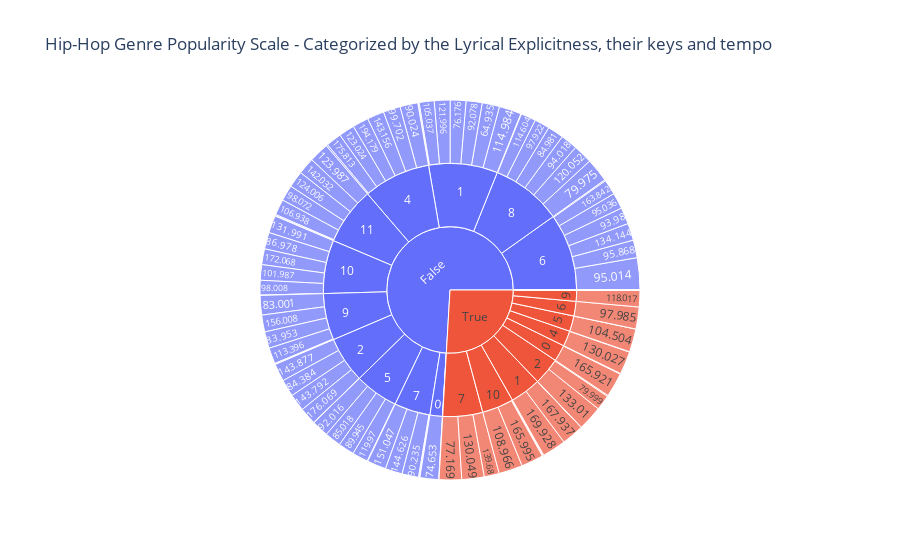

The notebook cell saved with this chart:
### Markdown cell above
According to the scatter plot we created, the darker colors represent lower valence, while the lighter colors indicate higher valence for hip-hop songs. You can see that most of the songs are in lighter colors, suggesting they have a higher valence. Hip-hop songs have a mean valence of approximately 0.569016, with 75% of the songs having a valence of 0.744250. Compared to the previous genres, this indicates that hip-hop has a more positive mood than both rock and pop.

### Code cell
fig = px.sunburst(hh_visuals, path=['explicit', 'key', 'tempo'], values='popularity',
                  title='Hip-Hop Genre Popularity Scale - Categorized by the Lyrical Explicitness, their keys and tempo')
#the values here start from center to outer and its popularity is viewed via hovering.
fig.show()

### Figure 1 — Plotly figure (JSON) as saved in the notebook; plotly's stock layout.template omitted (floating-point values rounded to 4 significant figures)
{"data": [{"branchvalues": "total", "domain": {"x": [0, 1], "y": [0, 1]}, "hovertemplate": "labels=%{label}<br>popularity=%{value}<br>parent=%{parent}<br>id=%{id}<extra></extra>", "ids": ["False/1/64.935", "False/0/74.653", "False/1/76.176", "True/7/77.169", "True/1/77.502", "False/8/79.975", "True/2/79.999", "False/8/82.983", "False/9/83.001", "False/9/83.953", "False/2/84.384", "False/8/84.981", "False/5/85.018", "False/10/86.978", "False/3/87.925", "False/5/89.945", "False/4/90.024", "False/7/90.235", "False/5/91.993", "False/5/92.016", "True/2/92.023", "True/10/92.023", "False/9/92.025", "False/1/92.078", "False/6/93.98", "False/8/94.018", "False/1/95.002", "False/6/95.014", "False/6/95.036", "False/11/95.073", "False/6/95.868", "False/9/96.499", "False/8/97.922", "True/6/97.985", "False/10/98.008", "False/11/98.072", "False/4/99.702", "True/0/101.978", "False/10/101.987", "True/1/104.036", "False/9/104.059", "True/5/104.504", "True/1/104.991", "False/10/105.0", "False/1/105.037", "False/11/106.938", "True/8/106.998", "True/10/108.966", "False/4/109.976", "True/1/112.509", "False/9/113.396", "False/8/114.604", "False/1/114.984", "True/9/118.017", "True/10/118.991", "False/5/119.97", "False/1/120.007", "False/8/120.052", "False/1/121.996", "False/4/123.024", "False/11/123.987", "False/11/124.006", "False/7/124.994", "True/8/126.998", "False/11/127.949", "True/5/130.019", "False/1/130.025", "True/4/130.027", "True/8/130.04", "True/7/130.049", "False/10/131.991", "True/11/132.058", "True/11/132.858", "True/2/133.01", "False/6/134.144", "True/0/135.143", "False/2/137.816", "True/7/139.68", "False/1/140.003", "True/1/140.006", "False/11/142.032", "False/4/143.156", "False/2/143.792", "False/2/143.877", "True/1/143.992", "False/7/144.626", "False/7/151.047", "False/7/155.932", "False/9/156.008", "True/11/158.022", "True/4/158.088", "False/6/163.842", "True/0/165.921", "True/10/165.995", "True/1/167.937", "True/10/167.953", "True/1/169.928", "False/10/172.068", "False/4/175.813", "False/6/175.908", "False/2/176.069", "False/9/184.018", "False/4/194.179", "False/0", "True/0", "False/1", "True/1", "False/2", "True/2", "False/3", "False/4", "True/4", "False/5", "True/5", "False/6", "True/6", "False/7", "True/7", "False/8", "True/8", "False/9", "True/9", "False/10", "True/10", "False/11", "True/11", "False", "True"], "labels": ["64.935", "74.653", "76.176", "77.169", "77.502", "79.975", "79.999", "82.983", "83.001", "83.953", "84.384", "84.981", "85.018", "86.978", "87.925", "89.945", "90.024", "90.235", "91.993", "92.016", "92.023", "92.023", "92.025", "92.078", "93.98", "94.018", "95.002", "95.014", "95.036", "95.073", "95.868", "96.499", "97.922", "97.985", "98.008", "98.072", "99.702", "101.978", "101.987", "104.036", "104.059", "104.504", "104.991", "105.0", "105.037", "106.938", "106.998", "108.966", "109.976", "112.509", "113.396", "114.604", "114.984", "118.017", "118.991", "119.97", "120.007", "120.052", "121.996", "123.024", "123.987", "124.006", "124.994", "126.998", "127.949", "130.019", "130.025", "130.027", "130.04", "130.049", "131.991", "132.058", "132.858", "133.01", "134.144", "135.143", "137.816", "139.68", "140.003", "140.006", "142.032", "143.156", "143.792", "143.877", "143.992", "144.626", "151.047", "155.932", "156.008", "158.022", "158.088", "163.842", "165.921", "165.995", "167.937", "167.953", "169.928", "172.068", "175.813", "175.908", "176.069", "184.018", "194.179", "0", "0", "1", "1", "2", "2", "3", "4", "4", "5", "5", "6", "6", "7", "7", "8", "8", "9", "9", "10", "10", "11", "11", "False", "True"], "name": "", "parents": ["False/1", "False/0", "False/1", "True/7", "True/1", "False/8", "True/2", "False/8", "False/9", "False/9", "False/2", "False/8", "False/5", "False/10", "False/3", "False/5", "False/4", "False/7", "False/5", "False/5", "True/2", "True/10", "False/9", "False/1", "False/6", "False/8", "False/1", "False/6", "False/6", "False/11", "False/6", "False/9", "False/8", "True/6", "False/10", "False/11", "False/4", "True/0", "False/10", "True/1", "False/9", "True/5", "True/1", "False/10", "False/1", "False/11", "True/8", "True/10", "False/4", "True/1", "False/9", "False/8", "False/1", "True/9", "True/10", "False/5", "False/1", "False/8", "False/1", "False/4", "False/11", "False/11", "False/7", "True/8", "False/11", "True/5", "False/1", "True/4", "True/8", "True/7", "False/10", "True/11", "True/11", "True/2", "False/6", "True/0", "False/2", "True/7", "False/1", "True/1", "False/11", "False/4", "False/2", "False/2", "True/1", "False/7", "False/7", "False/7", "False/9", "True/11", "True/4", "False/6", "True/0", "True/10", "True/1", "True/10", "True/1", "False/10", "False/4", "False/6", "False/2", "False/9", "False/4", "False", "True", "False", "True", "False", "True", "False", "False", "True", "False", "True", "False", "True", "False", "True", "False", "True", "False", "True", "False", "True", "False", "True", "", ""], "type": "sunburst", "values": [65, 70, 59, 84, 0, 89, 57, 2, 73, 62, 64, 60, 61, 62, 1, 60, 67, 62, 2, 63, 4, 0, 0, 60, 62, 63, 0, 120, 60, 4, 66, 0, 57, 82, 55, 59, 64, 0, 58, 0, 0, 87, 1, 1, 56, 59, 0, 89, 6, 0, 60, 56, 83, 62, 3, 59, 0, 72, 59, 59, 74, 62, 2, 1, 2, 0, 5, 86, 0, 84, 65, 0, 0, 92, 64, 2, 1, 56, 0, 0, 63, 63, 64, 66, 0, 64, 71, 3, 63, 0, 1, 57, 91, 83, 83, 3, 89, 59, 58, 4, 64, 4, 60, 70, 93, 387, 173, 259, 153, 1, 377, 87, 245, 87, 433, 82, 202, 224, 399, 1, 262, 62, 300, 178, 323, 0, 3258, 1140]}], "layout": {"legend": {"tracegroupgap": 0}, "title": {"text": "Hip-Hop Genre Popularity Scale - Categorized by the Lyrical Explicitness, their keys and tempo"}}}
